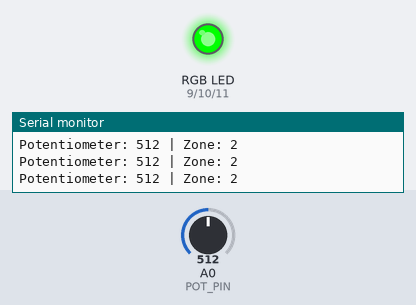
This program was run on a simulated Arduino Uno, built with avr-gcc and run on an emulated ATmega328P. Shown: an RGB LED mixed from three pins (HIGH = lit), the last lines printed to the serial monitor. The test bench sets the inputs (shaded band); at power-on: A0 (POT_PIN) = 512.

Above: at 1.2 s.
1.3 s: A0 (POT_PIN) set to 425
2.8 s: A0 (POT_PIN) set to 392
At 3.3 s:
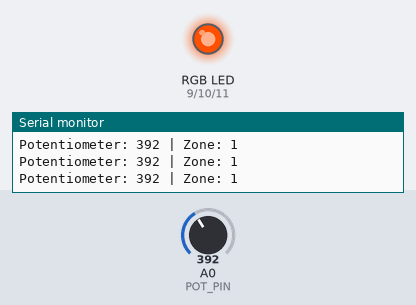
4.3 s: A0 (POT_PIN) set to 217
7.3 s: A0 (POT_PIN) set to 192
At 8.1 s:
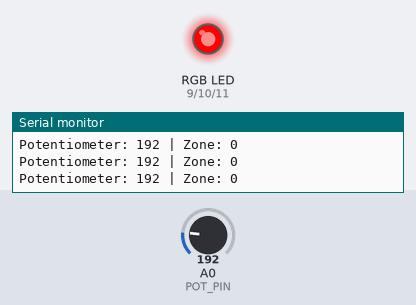
8.8 s: A0 (POT_PIN) set to 1023
At 9.2 s:
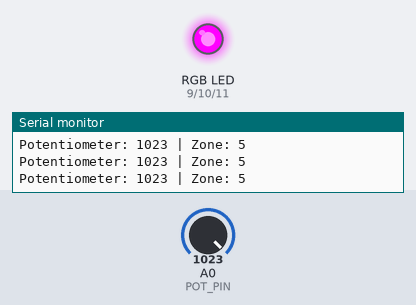
10.3 s: A0 (POT_PIN) set to 1011
At 11.1 s:
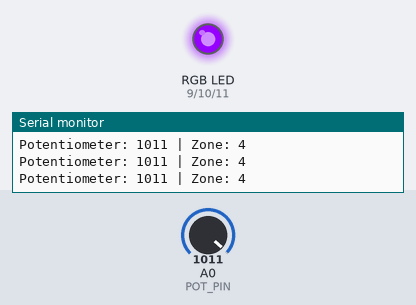
Timing chart, 0 to 12.8 s (numbered marks = the images above; inputs shaded):
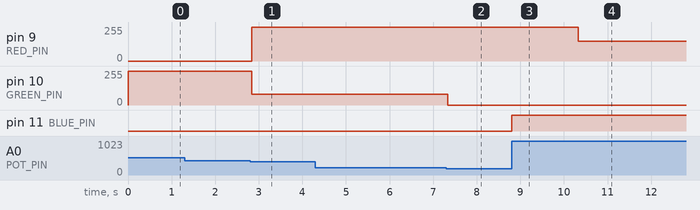

Measured:
- the behaviour switches between 410 and 409 on A0 (POT_PIN) (found by bisection; images 0 and 1)
- the behaviour switches between 205 and 204 on A0 (POT_PIN) (found by bisection; images 1 and 2)
- the behaviour switches between 1023 and 1022 on A0 (POT_PIN) (found by bisection; images 3 and 4)
- after the input at 2.8 s, pin 9 (RED_PIN): 0/255 → 255/255 at once; pin 10 (GREEN_PIN): 255/255 → 80/255 at once
- after the input at 7.3 s, pin 10 (GREEN_PIN): 80/255 → 0/255 at once
- after the input at 8.8 s, pin 11 (BLUE_PIN): LOW → HIGH at once
- after the input at 10.3 s, pin 9 (RED_PIN): 255/255 → 150/255 at once

The program:

main.cpp
```cpp
#include <Arduino.h>

const int POT_PIN = A0;

const int RED_PIN = 9;
const int GREEN_PIN = 10;
const int BLUE_PIN = 11;

void setColor(int red, int green, int blue) {
    analogWrite(RED_PIN, red);
    analogWrite(GREEN_PIN, green);
    analogWrite(BLUE_PIN, blue);
}

void setup() {
    Serial.begin(9600);

    pinMode(RED_PIN, OUTPUT);
    pinMode(GREEN_PIN, OUTPUT);
    pinMode(BLUE_PIN, OUTPUT);
}

void loop() {
    int potValue = analogRead(POT_PIN);

    int zone = map(potValue, 0, 1023, 0, 5);

    switch (zone) {
        case 0:
            setColor(255, 0, 0);
            break;

        case 1:
            setColor(255, 80, 0);
            break;

        case 2:
            setColor(0, 255, 0);
            break;

        case 3:
            setColor(0, 0, 255);
            break;

        case 4:
            setColor(150, 0, 255);
            break;

        default:
            setColor(255, 0, 255);
            break;
    }

    Serial.print("Potentiometer: ");
    Serial.print(potValue);
    Serial.print(" | Zone: ");
    Serial.println(zone);

    delay(50);
}
```
